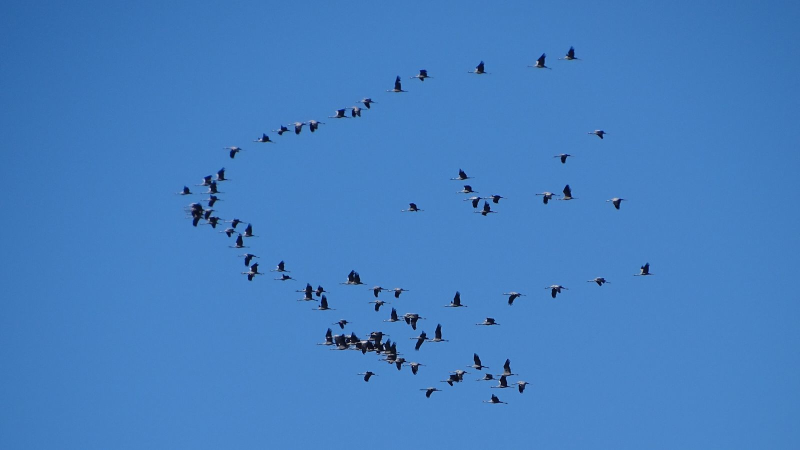
#> input picture grue.jpg, 1600 x 900 px (shown at 1/2 size)
$ python bird-detection.py
#> lines starting #> are read from the running program, lines starting #| are printed output that depends on the picture; after the words box and inside, x2 and y2 are one past the last pixel; in counts of white or black regions, pixels touching at a corner belong together
import cv2
import numpy as np
# Read the original image
# example of images
#
# img = cv2.imread('ez.webp')
# img = cv2.imread('test.jpg')
# img = cv2.imread('hard.jpg')
img = cv2.imread('grue.jpg')
#> img is the input picture: shape (900, 1600, 3); mean B, G, R 192.6, 126.7, 68.7
# img = cv2.imread('test02.jpg')
# img = cv2.imread('Pigeon.jpg')
#=========================================

# Convert to graycsale
img_gray = cv2.cvtColor(img, cv2.COLOR_BGR2GRAY)
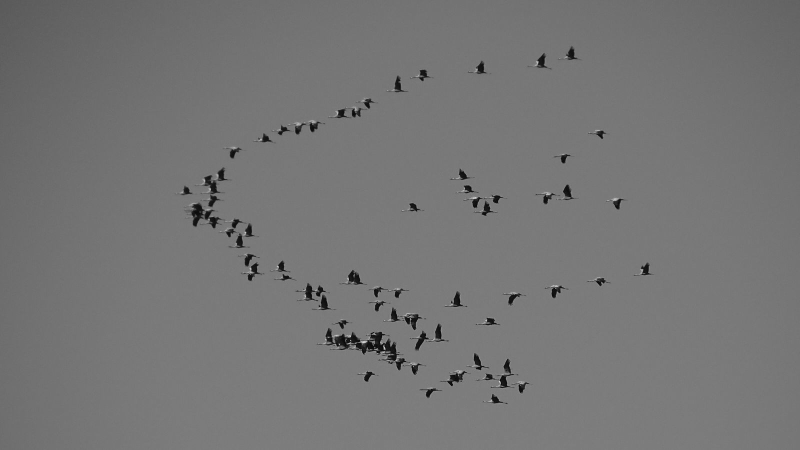
#> img_gray: shape (900, 1600) (shown at 1/2 size); min 1, max 251, mean 116.9

# Blur the image for better edge detection
img_blur = cv2.GaussianBlur(img_gray, (3,3), 0)

# Canny Edge Detection
edges = cv2.Canny(image=img_blur, threshold1=10, threshold2=200) # Canny Edge Detection
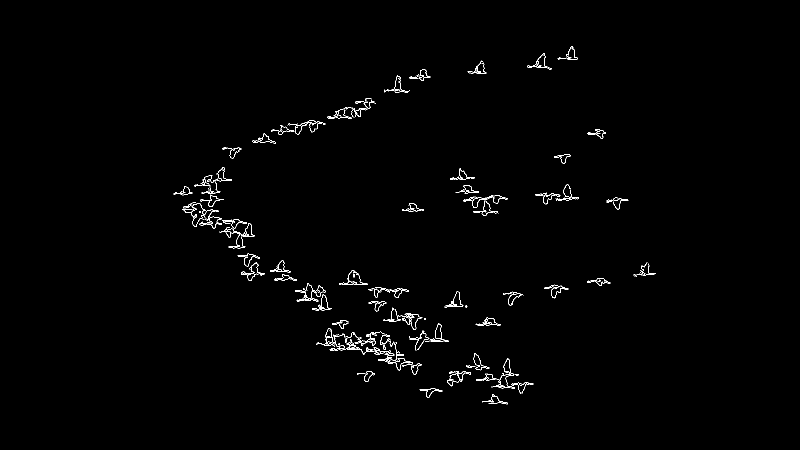
#> edges: shape (900, 1600) (shown at 1/2 size); 0.8% white in thin lines or dots, all inside (x1, y1, x2, y2) = (347, 92, 1312, 809)

kernal = np.ones((2, 2), np.uint8)

dilation = cv2.dilate(edges, kernal, iterations=2) # dilatation
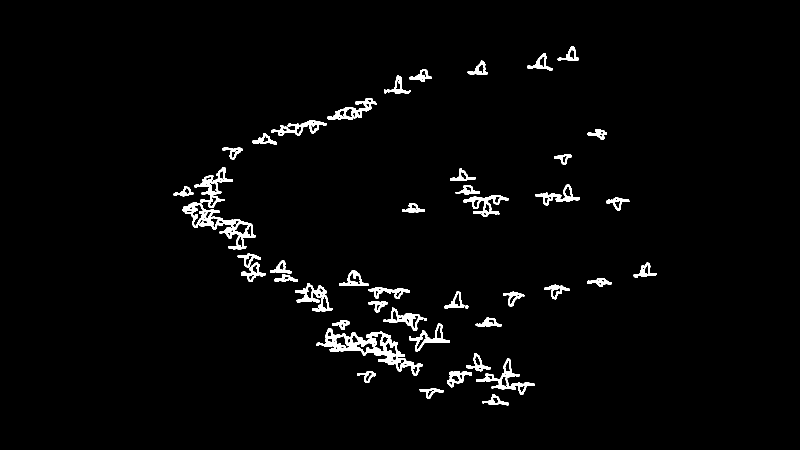
#> dilation: shape (900, 1600) (shown at 1/2 size); 2.4% white; 48 white regions, largest, box (x1, y1, x2, y2) and area: (633, 656, 846, 752) 4723, (364, 405, 512, 499) 3227, (952, 717, 1069, 789) 1645
erosion = cv2.erode(dilation,kernel=kernal,iterations=2) #erosion
#> erosion: shape (900, 1600); 1.2% white; 50 white regions (3 under 20 px)

contours, hierarchy = cv2.findContours(
    erosion, cv2.RETR_EXTERNAL, cv2.CHAIN_APPROX_SIMPLE)  # find countours
#> contours = 49 contours, 2 with area under 20; largest, box (x1, y1, x2, y2) and area: (635, 658, 846, 752) 5036, (366, 407, 512, 499) 2909, (391, 336, 466, 416) 1305, (657, 199, 754, 239) 1040, (769, 617, 847, 662) 950

erosion = cv2.fillPoly(erosion,pts=contours,color=(255,255,255)) # fill countours in white
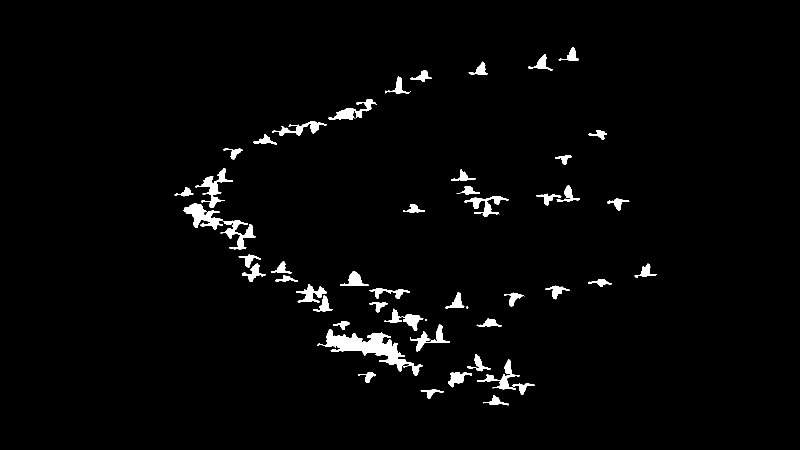
#> erosion: shape (900, 1600) (shown at 1/2 size); 2.3% white; 49 white regions (2 under 20 px), largest, box (x1, y1, x2, y2) and area: (635, 658, 846, 752) 5447, (366, 407, 512, 499) 3281, (391, 336, 466, 416) 1517

erosion = cv2.erode(erosion,kernel=kernal,iterations=1) # erode , remove the countours
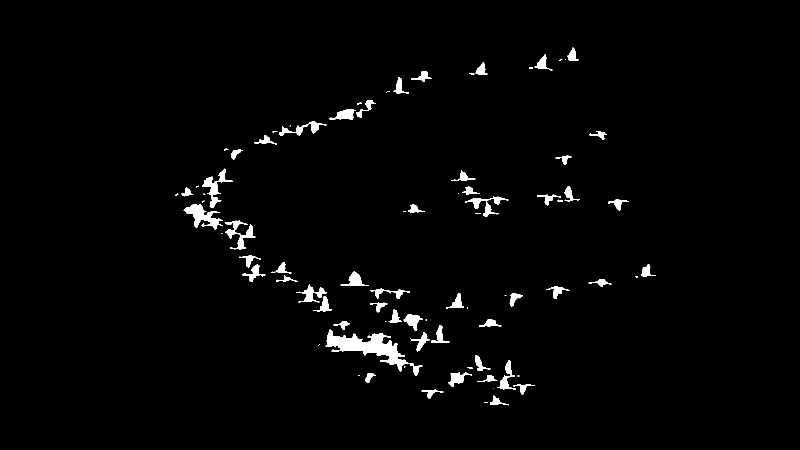
#> erosion: shape (900, 1600) (shown at 1/2 size); 1.9% white; 87 white regions (29 under 20 px)
contours, _ = cv2.findContours(
    erosion, cv2.RETR_EXTERNAL, cv2.CHAIN_APPROX_NONE) # detection N°2
#> contours = 87 contours, 35 with area under 20; largest, box (x1, y1, x2, y2) and area: (651, 659, 845, 751) 4546, (367, 408, 446, 459) 1468, (404, 337, 466, 416) 1066, (450, 441, 511, 499) 982, (930, 393, 1017, 434) 721

objects = str(len(contours))    # objects : String that countains the number of counted birds
#> objects = '87'
text = "Obj:"+str(objects)
#> text = 'Obj:87'
cv2.putText(erosion, text, (10, 25),  cv2.FONT_HERSHEY_SIMPLEX,
            0.4, (240, 0, 159), 1) # put text in the img
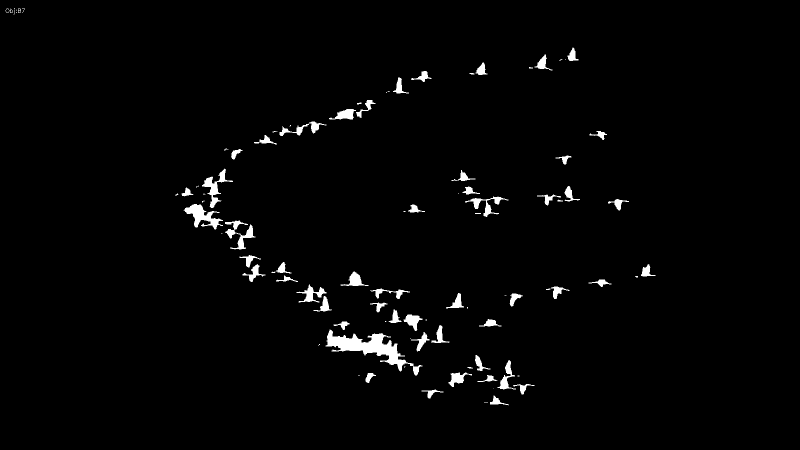
#> erosion: shape (900, 1600) (shown at 1/2 size); 0.01% of pixels changed, all inside (x1, y1, x2, y2) = (11, 16, 50, 29)

scale_percent = 60 # percent of original size
width = int(img.shape[1] * scale_percent / 100)
#> width = 960
height = int(img.shape[0] * scale_percent / 100)
#> height = 540
dim = (width, height)
#> dim = (960, 540)

# resize image
resized = cv2.resize(erosion, dim, interpolation = cv2.INTER_AREA) # resized img of the result
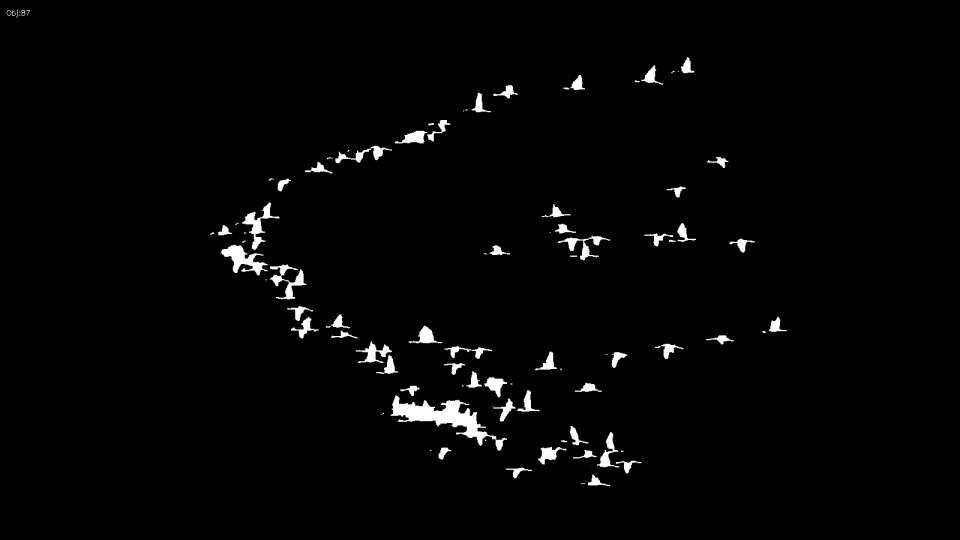
#> resized: shape (540, 960); min 0, max 255, mean 4.8
# Display Canny Edge Detection Image
# cv2.imshow('Original', img)
cv2.imshow('image', resized) # show the result
print(text) # show in terminal the number of counted birds
#| Obj:87

cv2.waitKey(0) # wait for user before exiting
cv2.destroyAllWindows() # destroy all windows

#============================ END ===============================

$ run again, with ez.webp saved as grue.jpg
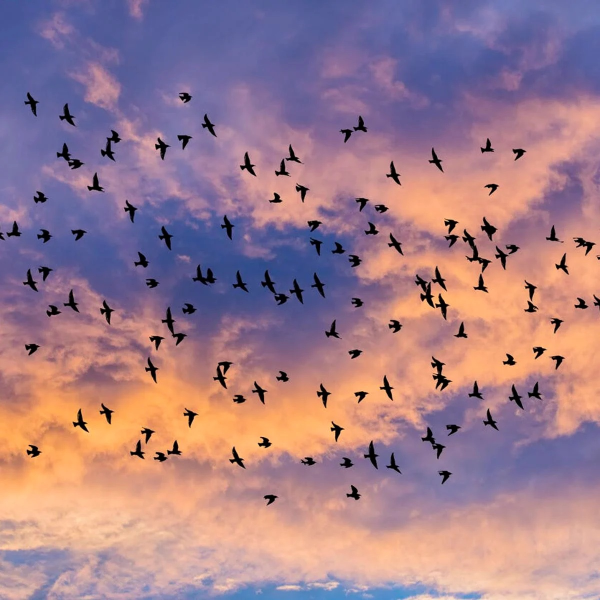
#> input picture ez.webp, 1200 x 1200 px (shown at 1/2 size)
#> img is the input picture: shape (1200, 1200, 3); mean B, G, R 139.3, 126.1, 160.9
#> `edges = cv2.Canny(image=img_blur, threshold1=10, threshold2=200)`:
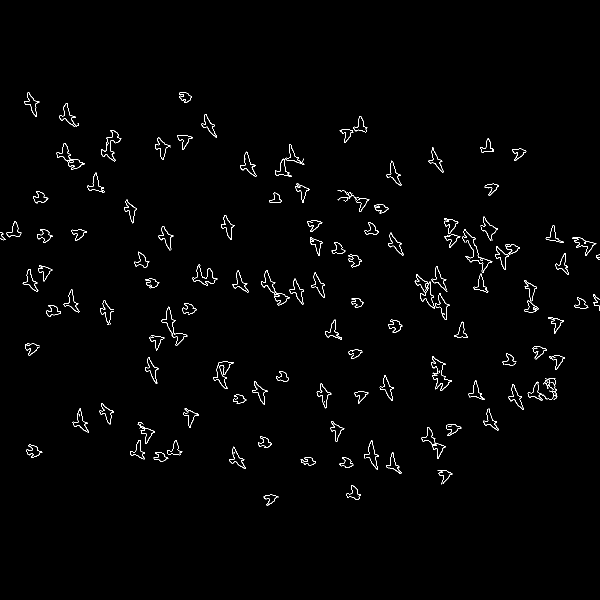
#> edges: shape (1200, 1200) (shown at 1/2 size); 1.2% white in thin lines or dots, all inside (x1, y1, x2, y2) = (0, 185, 1200, 1012)
#> dilation: shape (1200, 1200); 3.6% white; 105 white regions, largest, box (x1, y1, x2, y2) and area: (829, 532, 901, 642) 2000, (924, 458, 987, 588) 1524, (1055, 756, 1117, 803) 1171
#> `contours, hierarchy = cv2.findContours( erosion, cv2.RETR_EXTERNAL, cv..`: contours = 108 contours, 1 with area under 20; largest, box (x1, y1, x2, y2) and area: (831, 551, 901, 642) 1548, (926, 460, 987, 548) 1139, (864, 714, 906, 784) 1061, (524, 542, 581, 613) 920, (428, 725, 470, 780) 894
#> `contours, _ = cv2.findContours( erosion, cv2.RETR_EXTERNAL, cv2.CHAIN_..`: contours = 123 contours, 14 with area under 20; largest, box (x1, y1, x2, y2) and area: (833, 552, 901, 642) 1334, (927, 461, 986, 548) 962, (865, 715, 906, 784) 905, (429, 726, 469, 780) 784, (525, 543, 581, 613) 775
#> objects = '123'
#> text = 'Obj:123'
#> `resized = cv2.resize(erosion, dim, interpolation = cv2.INTER_AREA)`:
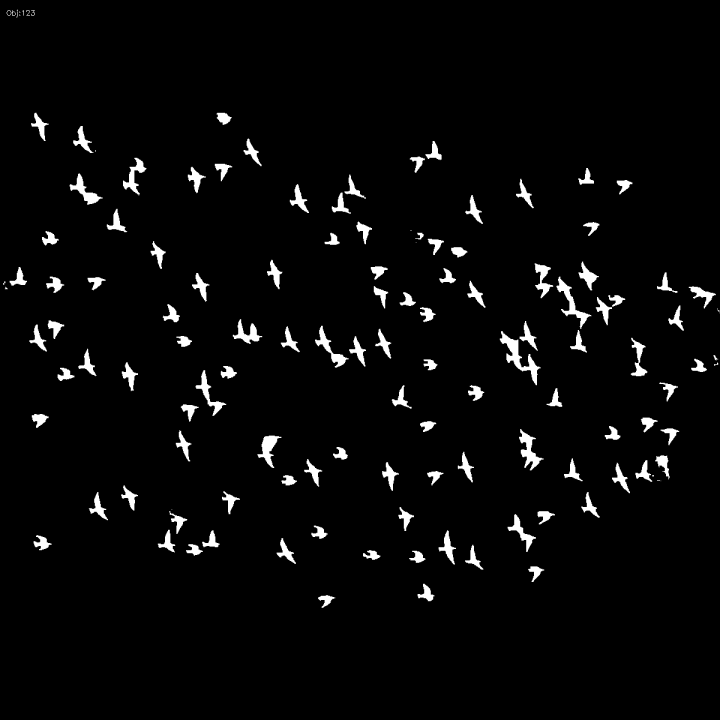
#> resized: shape (720, 720); min 0, max 255, mean 8.3
#| Obj:123
